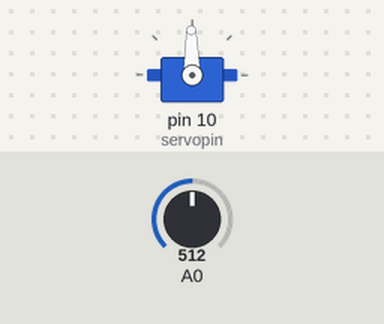
A sketch run on a simulated Arduino Uno, built with avr-gcc and run on an emulated ATmega328P. On the bench: servo. The inputs (shaded band) are chosen by the test bench; at power-on: A0 = 512.

Above: at 1.8 s.
1.9 s: A0 set to 716
At 3.0 s:
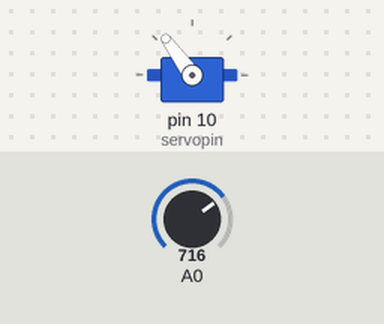
3.5 s: A0 set to 900
At 4.5 s:
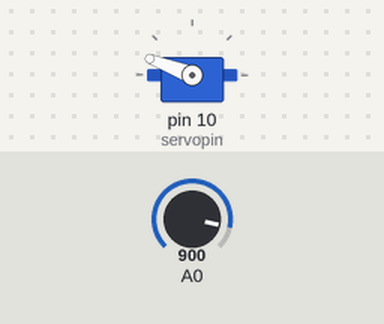
5.5 s: A0 set to 1023
At 7.2 s:
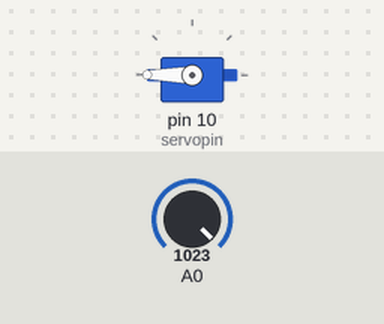
7.5 s: A0 set to 306
At 8.8 s:
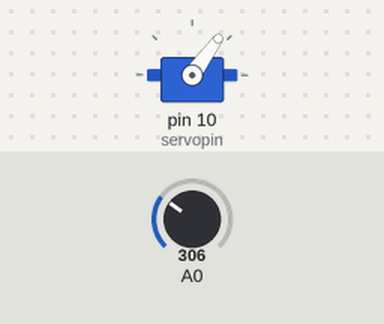
9.5 s: A0 set to 122
At 10.3 s:
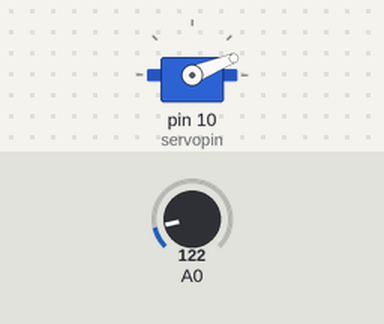
Timing chart, 0 to 12.5 s (numbered marks = the images above; inputs shaded):
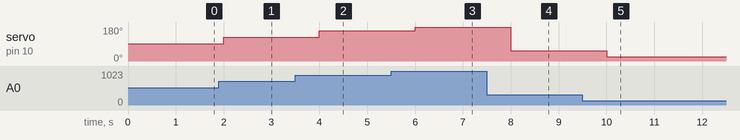

The sketch:

practice.ino
```cpp
#include<Servo.h>
Servo servopin;
int pot;
int ReadValue;
int angle;


void setup() {
  servopin.attach(10);
  pinMode(pot,INPUT);

  // put your setup code here, to run once:

}

void loop() {
  ReadValue=analogRead(pot);
  angle=map(ReadValue,1023,0,180,0);
  servopin.write(angle);
  delay(1000);

  // put your main code here, to run repeatedly:

}
```

Measured:
- after the input at 1.9 s, servo on pin 10 (servopin): 91° → 126° after 0.10 s
- after the input at 3.5 s, servo on pin 10 (servopin): 126° → 159° after 0.50 s
- after the input at 5.5 s, servo on pin 10 (servopin): 159° → 180° after 0.50 s
- after the input at 7.5 s, servo on pin 10 (servopin): 180° → 54° after 0.50 s
- after the input at 9.5 s, servo on pin 10 (servopin): 54° → 22° after 0.50 s
